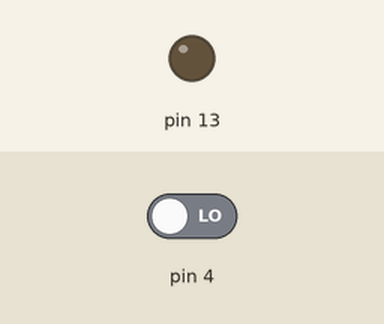
Bench run of a sketch on a simulated Arduino Uno, built with avr-gcc and run on an emulated ATmega328P. On the bench: output pins drawn as LEDs (lit = HIGH). The inputs (shaded band) are chosen by the test bench; at power-on: pin 4 LOW.

Above: at 1.2 s.
1.3 s: pin 4 driven HIGH
At 2.7 s:
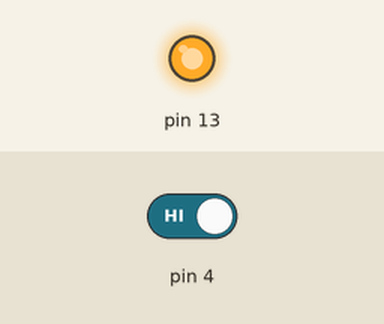
Timing chart, 0 to 4.3 s (numbered marks = the images above; inputs shaded):
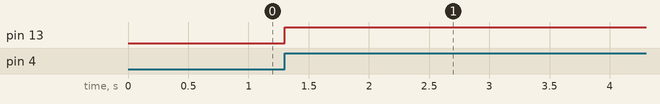

Measured:
- after the input at 1.3 s, pin 13: LOW → HIGH at once

The sketch:

main.ino
```cpp
//Explanations (in Portuguese) here: https://www.youtube.com/watch?v=k_0-5wyY-Xk

unsigned long previousMillis = 0;
const unsigned long interval = 30 * 60000;
int ligar = 0;

void setup() {
  pinMode(13, OUTPUT);
  pinMode(4, INPUT);
}

void loop() {

  ligar = 0;

  unsigned long currentMillis = millis();

  if (currentMillis - previousMillis >= interval) {
    previousMillis = currentMillis;
    ligar = 1;
  }

  int x = digitalRead(4);
  //Serial.println(x);

  if (x == 1) {
    ligar = 1;
  }

  if (ligar == 1) {
    digitalWrite(13, HIGH);
    delay(120000);
  } else {
    digitalWrite(13, LOW);
    delay(10);
  }
}
```
